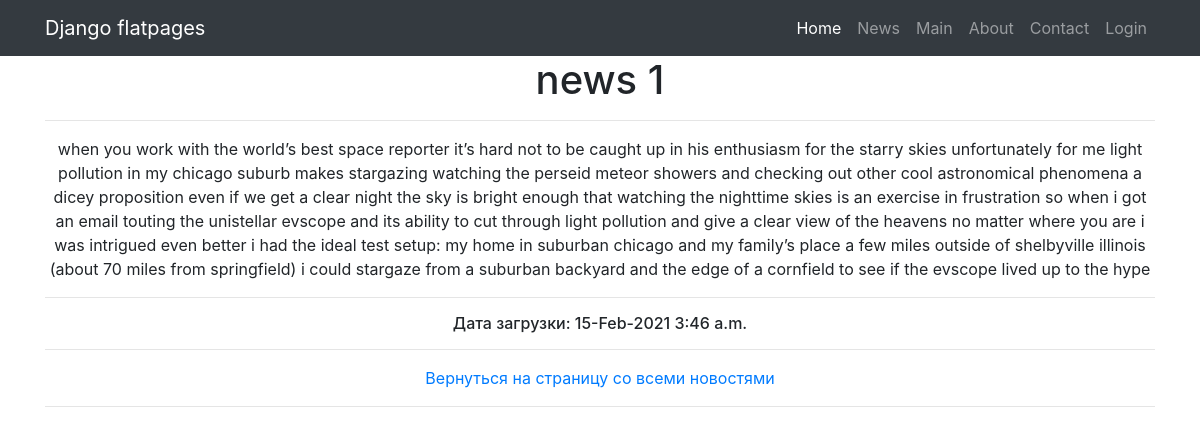
Page /news/4 on the committed database.
### NewsPaper/news/models.py (models this page shows, shortened)
class Post(models.Model):
    news = "NW"
    article = "AR"
    CAT = [(news, "Новость"), (article, 'Статья')]
    author = models.ForeignKey(Author, on_delete=models.CASCADE)
    art_or_nw = models.CharField(max_length=2,
                            choices=CAT,
                            default=news)
    post_time = models.DateTimeField(auto_now_add=True)
    headline = models.CharField(max_length=255)
    content = models.TextField()
    rating_of_post = models.IntegerField(default=0)
    categories = models.ManyToManyField(Category)

### NewsPaper/news/views.py (the view)
# urls.py: path('<int:pk>', PostDetail.as_view(), name='post'),
class PostDetail(DetailView):
    model = Post
    template_name = 'news/post.html'
    context_object_name = 'post'

### NewsPaper/news/templatetags/custom_filters.py (called while the page is built)
@register.filter(name='censor')
def multiply(value):
    curce = ['fuck', 'fucked', 'fucking', 'nigger', 'niggers', 'whore', 'whores', 'slut', 'sluts',
             'bitch', 'freak', 'douchebag', 'faggot', 'homo', 'prick', 'dick', 'cunt', 'pussy']
    value = value.lower().replace(',', '').replace('.', '').split()
    result = []
    for word in value:
        if word not in curce:
            result.append(word)
        else:
            result.append('*' *len(word))
    result = ' '.join(result)
    return result

### NewsPaper/templates/news/post.html (shortened to what this page needs)
{% extends 'flatpages/default.html' %}
{% load custom_filters %}
{% block content %}
<h1>{{ post.headline | censor}}</h1>
<hr>
 {{ post.content | censor}}
<hr>
<h6> Дата загрузки: {{ post.post_time | date:'d-M-Y'}} {{ post.post_time | time}}</h6>
<hr>
 <a href="/news/">Вернуться на страницу со всеми новостями</a>
<hr>
{% endblock content %}

### rows in the picture
Post: headline|censor "news 1", content|censor "when you work with the world’s best space reporter it’s hard not to be caught up in his enthusiasm for the starry skies unfortunately for me light pollution in my chicago suburb makes stargazing watching the perseid meteor showers and checking out other cool astronomical phenomena a dicey proposition even if we get a clear night the sky is bright enough that watching the nighttime skies is an exercise in frustration so when i got an email touting the unistellar evscope and its ability to cut through light pollution and give a clear view of the heavens no matter where you are i was intrigued even better i had the ideal test setup: my home in suburban chicago and my family’s place a few miles…", post_time "15-Feb-2021", post_time "3:46 a.m."
